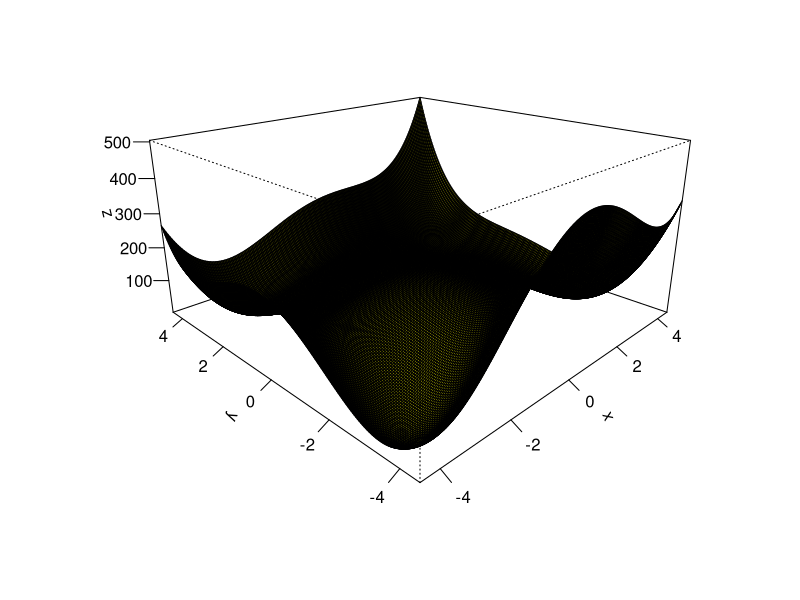
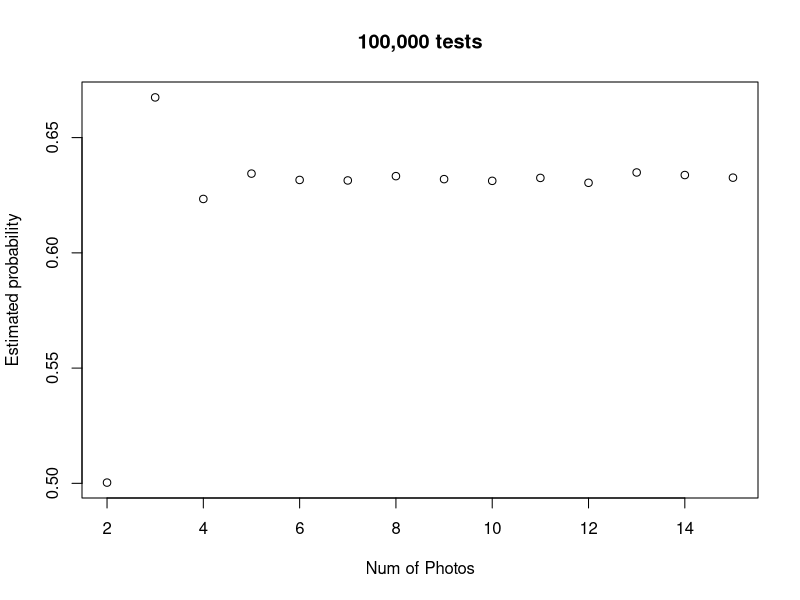

Recreate these plots in R, in order. (Note: this script raises an error after producing the figures.)
####################Question 1############################
#Question 1
#Defining the Matrix
A<-matrix(c(3,-1,0,-1,0,-1,3,-1,3,-1,0,-1,3,1,0,-1,3,1,5,-1,0,-1,0,-1,1), nrow=5)

#Function that can be passed Matx in order to perform Cholesky Functions
choleskyFunction <- function(Matx){
  #Finds the upper triangular matrix
  L<-chol(Matx)
  #Transposes the matrix to show the lower triangular matrix
  Lt<-t(L)
  #Displays the lower hand matrix
  Lt
}
#Runs the function
choleskyFunction(A)
####################Question 2############################
#Question 2 
#Singular value Decompostion
#the creation of matrix
Q2Matrix <- matrix(c(1,1,1,1,2,0,0,0),nrow = 4)
#Displaying original matrix
Q2Matrix
#using the svd function to show the singular values
sv <-svd(Q2Matrix)
#Displaying Singular values
sv
####################Question 3############################
#Question 3
####################Question 4############################
#Question 4
####################Question 5#############################
#Question 5
#Function plot - Plot the formula below
Question5F<-function(x,y,a,b) (x^2+y-11)^2+(x+y^2-7)^2
#defining the x,y and z of the measurements
x<-seq(-4.5,4.5,length.out = 200)
y<-seq(-4.5,4.5,length.out = 200)
z<-outer(x,y,Question5F,a=1,b=100)

#plotting the graph 
persp(x,y,z,theta =-45,phi=20,expand=0.5,col="yellow",shade =1,ticktype ="detailed",xlab ="x",ylab ="y",zlab="z")

#Writing the function so x,y is a vector
Question5FV<-function(vec) (vec[1]^2+vec[2]-11)^2+(vec[1]+vec[2]^2-7)^2


###################Finding the minimums###########################
#Minimum can be found based on value being 0 or so close to 0
#Based on plot there seems to be 4 dips representing each minimum is extracted here
#From plot minimum seems to be near x=-4,y=-4.
minimum1<- optim(c(-4,-4),Question5FV)$par
minimum1

#From plot minimum seems to be near x = 4, y= -3.5
minimum2 <- optim(c(4,-3.5),Question5FV)$par
minimum2

#From plot minimum seems to be near x = -3.5, y = 3.5
minimum3 <- optim(c(-3.5, 3.5),Question5FV)$par
minimum3

#From plot minimum seems to be near x = 3.5, y = 3.5
minimum4 <- optim(c(3.5,3.5),Question5FV,hessian = TRUE)$par
minimum4

####################Finding the Maximum points#####################
maximum1 <- optim(c(0,0),control=list(fnscale=-1),Question5FV)$par
maximum1

###################finding the saddle points######################
#Lets define the partial derivatives by plugging vec[1] and vec[2] instead of x and y
fx <- function(x,y,h=0.001){
  (Question5F(x+h,y) - Question5F(x,y))/h
}
fy <- function(x,y,h=0.001){
  (Question5F(x,y+h)-Question5F(x,y))/h
}


fxb <- function(vec){
  fx(vec[1],vec[2])
}
fyb <- function(vec){
  fy(vec[1],vec[2])
}

#call sumssq the function of the vector vec made of the sum of the squares
#of the two parial derivatives
sumssq <- function(vec){
  fxb(vec)^2+fyb(vec)^2
}

#Now we can find the coordinates of the saddle points through "optim".
#We do exactly the same thing for all three points, just changing the guess of their location. 
#according to the graph. 

saddle_point1 <- optim(c(-3.5,0),sumssq)$par
saddle_point1

saddle_point2 <- optim(c(0,-3.5),sumssq)$par
saddle_point2

saddle_point3 <- optim(c(0,2),sumssq)$par
saddle_point3

#creating a list of minimum points
minimum_list <- list(minimum1,minimum2,minimum3,minimum4)
#List of minimum points
minimum_list

#this represents the only maximum point in graph
maximum1

#list of saddle points
saddle_point_list <- list(saddle_point1,saddle_point2,saddle_point3)
#Print of saddle point list
saddle_point_list

####################Question 7#################################

#number of pictures inside of simulation

#variable to keep track of matched amount
totalNumberMatched <- 0


#function of pairing actors
pairActor <- function(secNumber, trials){
  #variable to track if match has taken place
  numOfMatches <- 0
  #looping through number of trials = 100,000
  for (t in 1:trials) {
    #variables storing the number of photos present in each sequance
    numberOfActors <- seq(1:secNumber)
    numberOfBabys <- sample(1:secNumber)
    
    #for loop comparing
    for(i in 1:secNumber){
      if(numberOfActors[i] == numberOfBabys[i])
      {
        #If match takes place, log
        numOfMatches = numOfMatches + 1
      }
    }
    #checking if matches have taken place
    if(numOfMatches != 0){
      #if any number of matches has taken place, track total number of matches
      totalNumberMatched = totalNumberMatched +1
      #Number of matches set to zero so tracking can take place
      numOfMatches = 0
    }
  }
 #print out the % of successful matches over the trials
  percentageSuccess <- totalNumberMatched/trials
  return(percentageSuccess)
}

#set the number of pictures present
nPictures <- seq(2,15)
#define the number of times the results will be collected
result <- seq(1,14)

#call the function 14 times storing the results each time,  
for(n in 1:14){
  result[n] <- pairActor(nPictures[n],100000)  
}

#forming a final plot so that it can be plotted againced the correct number of photos
finalPlot <- matrix(c(seq(2,15),result), nrow = 14)

#plotting the final results on graph
plot(finalPlot,main = "100,000 tests", xlab = "Num of Photos",ylab = "Estimated probability")

#Commenting done inside of submission document. 
#Discussing the reason probability stabilizes at 5+ photos


################################## Question 8 ##################################

#loading the images
face1.bmp <- read.bmp(file.choose())
face2.bmp <- read.bmp(file.choose())
face3.bmp <- read.bmp(file.choose())

#Working out the averages of the 3 faces and plot an image of it
#defining rotate function
rotate.m <- function(m) t(m)[,nrow(m):1]

#getting the average of the 3 face matrix
averOfFaces <- (face1.bmp+face2.bmp+face3.bmp)/3

#plotting image 1
image(rotate.m(face1.bmp),col = gray((0:32)/32),axes=F)
#plotting image 2
image(rotate.m(face2.bmp),col = gray((0:32)/32),axes=F)
#plotting image 3
image(rotate.m(face3.bmp),col = gray((0:32)/32),axes=F)

#Plotting the average of the 3 images
image(rotate.m(averOfFaces),col = gray((0:32)/32),axes=F)

#4 figures arranged in 2 rows and 2 columns
attach(face1.bmp)

#Plotting images of difference of each face from the average face on one figure.
#defining the difference between the original faces vs the average face
differnce1 <- face1.bmp - averOfFaces
differnce2 <- face2.bmp - averOfFaces
differnce3 <- face3.bmp - averOfFaces

par(mfrow = c(2,2))
#plotting image 1
image(rotate.m(differnce1),col = gray((0:32)/32),axes=F)
#plotting image 2
image(rotate.m(differnce2),col = gray((0:32)/32),axes=F)
#plotting image 3
image(rotate.m(differnce3),col = gray((0:32)/32),axes=F)

#Plotting the average of the 3 images
image(rotate.m(averOfFaces),col = gray((0:32)/32),axes=F)

#Based on the covariance matrix of the differences, calculate eigenfaces
#(equal to eigenvectors) and plot images of the first 3 eigenfaces.

#Egienvectors are a special set of vectors with a linear system of equations
#i.e., a matrix equation that are sometimes also know as characteristics vectors
#proper vectors, or latent vectors. 

#the difference variables represent the Covariance matrix

#Calculate covariance matrix using the cov function 
A <- cov(averOfFaces)

#Calculating eigenvalues and eigenvectors 
#Calculate the largest eigenvalues and corresponding eigenvectors
eigs <- eigs(A,40,which = "LM")
